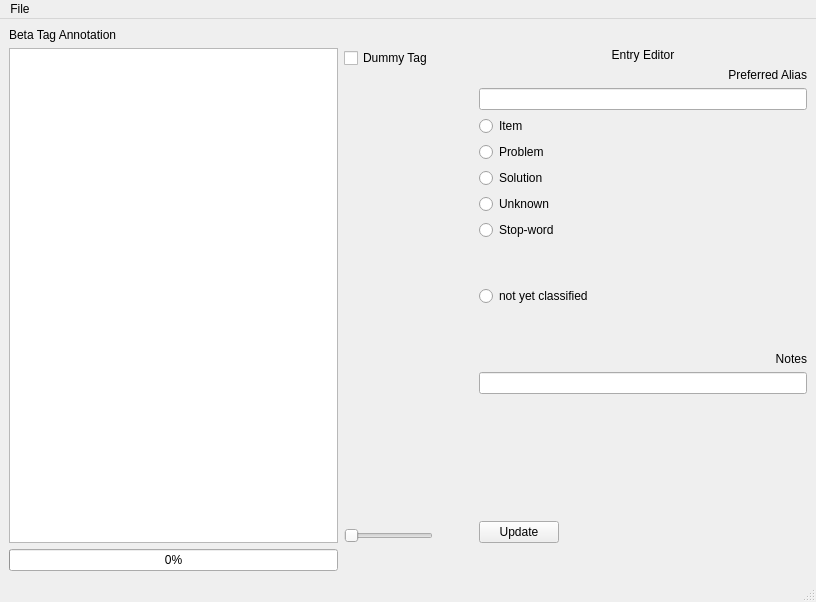
<?xml version="1.0" encoding="UTF-8"?>
<ui version="4.0">
 <class>MainWindow</class>
 <widget class="QMainWindow" name="MainWindow">
  <property name="geometry">
   <rect>
    <x>0</x>
    <y>0</y>
    <width>816</width>
    <height>602</height>
   </rect>
  </property>
  <property name="windowTitle">
   <string>Tag Annotator v0.0.1</string>
  </property>
  <property name="layoutDirection">
   <enum>Qt::LeftToRight</enum>
  </property>
  <widget class="QWidget" name="centralwidget">
   <layout class="QGridLayout" name="gridLayout">
    <item row="1" column="3">
     <layout class="QVBoxLayout" name="verticalLayout">
      <item>
       <widget class="QCheckBox" name="placeHolderCheckbox">
        <property name="text">
         <string>Dummy Tag</string>
        </property>
       </widget>
      </item>
      <item>
       <spacer name="verticalSpacer_2">
        <property name="orientation">
         <enum>Qt::Vertical</enum>
        </property>
        <property name="sizeType">
         <enum>QSizePolicy::Expanding</enum>
        </property>
        <property name="sizeHint" stdset="0">
         <size>
          <width>20</width>
          <height>40</height>
         </size>
        </property>
       </spacer>
      </item>
      <item>
       <widget class="QSlider" name="simthresSlider">
        <property name="sizePolicy">
         <sizepolicy hsizetype="Minimum" vsizetype="Fixed">
          <horstretch>0</horstretch>
          <verstretch>0</verstretch>
         </sizepolicy>
        </property>
        <property name="orientation">
         <enum>Qt::Horizontal</enum>
        </property>
       </widget>
      </item>
     </layout>
    </item>
    <item row="1" column="2">
     <widget class="QTableWidget" name="vocabTableWidget">
      <property name="sizePolicy">
       <sizepolicy hsizetype="Expanding" vsizetype="Expanding">
        <horstretch>0</horstretch>
        <verstretch>0</verstretch>
       </sizepolicy>
      </property>
      <property name="maximumSize">
       <size>
        <width>16777215</width>
        <height>16777215</height>
       </size>
      </property>
      <property name="editTriggers">
       <set>QAbstractItemView::EditKeyPressed</set>
      </property>
      <property name="tabKeyNavigation">
       <bool>false</bool>
      </property>
      <property name="dragDropOverwriteMode">
       <bool>false</bool>
      </property>
      <property name="selectionMode">
       <enum>QAbstractItemView::SingleSelection</enum>
      </property>
      <property name="selectionBehavior">
       <enum>QAbstractItemView::SelectRows</enum>
      </property>
     </widget>
    </item>
    <item row="0" column="2">
     <widget class="QLabel" name="headLabel">
      <property name="sizePolicy">
       <sizepolicy hsizetype="Expanding" vsizetype="Preferred">
        <horstretch>0</horstretch>
        <verstretch>0</verstretch>
       </sizepolicy>
      </property>
      <property name="text">
       <string>Beta Tag Annotation</string>
      </property>
     </widget>
    </item>
    <item row="1" column="5">
     <layout class="QVBoxLayout" name="verticalLayout_2">
      <item>
       <widget class="QLabel" name="label_2">
        <property name="text">
         <string>Entry Editor</string>
        </property>
        <property name="alignment">
         <set>Qt::AlignCenter</set>
        </property>
       </widget>
      </item>
      <item>
       <widget class="QLabel" name="aliasLabel">
        <property name="sizePolicy">
         <sizepolicy hsizetype="Minimum" vsizetype="Preferred">
          <horstretch>0</horstretch>
          <verstretch>0</verstretch>
         </sizepolicy>
        </property>
        <property name="text">
         <string>Preferred Alias</string>
        </property>
        <property name="alignment">
         <set>Qt::AlignRight|Qt::AlignTrailing|Qt::AlignVCenter</set>
        </property>
       </widget>
      </item>
      <item>
       <widget class="QLineEdit" name="aliasEdit">
        <property name="sizePolicy">
         <sizepolicy hsizetype="Minimum" vsizetype="Fixed">
          <horstretch>0</horstretch>
          <verstretch>0</verstretch>
         </sizepolicy>
        </property>
        <property name="clearButtonEnabled">
         <bool>false</bool>
        </property>
       </widget>
      </item>
      <item>
       <widget class="QRadioButton" name="itemButton">
        <property name="sizePolicy">
         <sizepolicy hsizetype="Minimum" vsizetype="Fixed">
          <horstretch>0</horstretch>
          <verstretch>0</verstretch>
         </sizepolicy>
        </property>
        <property name="text">
         <string>Item</string>
        </property>
        <property name="shortcut">
         <string>Alt+I</string>
        </property>
        <attribute name="buttonGroup">
         <string notr="true">clfButtonGroup</string>
        </attribute>
       </widget>
      </item>
      <item>
       <widget class="QRadioButton" name="probButton">
        <property name="sizePolicy">
         <sizepolicy hsizetype="Minimum" vsizetype="Fixed">
          <horstretch>0</horstretch>
          <verstretch>0</verstretch>
         </sizepolicy>
        </property>
        <property name="text">
         <string>Problem</string>
        </property>
        <property name="shortcut">
         <string>Alt+P</string>
        </property>
        <attribute name="buttonGroup">
         <string notr="true">clfButtonGroup</string>
        </attribute>
       </widget>
      </item>
      <item>
       <widget class="QRadioButton" name="sltnButton">
        <property name="sizePolicy">
         <sizepolicy hsizetype="Minimum" vsizetype="Fixed">
          <horstretch>0</horstretch>
          <verstretch>0</verstretch>
         </sizepolicy>
        </property>
        <property name="text">
         <string>Solution</string>
        </property>
        <property name="shortcut">
         <string>Alt+S</string>
        </property>
        <attribute name="buttonGroup">
         <string notr="true">clfButtonGroup</string>
        </attribute>
       </widget>
      </item>
      <item>
       <widget class="QRadioButton" name="unknButton">
        <property name="sizePolicy">
         <sizepolicy hsizetype="Minimum" vsizetype="Fixed">
          <horstretch>0</horstretch>
          <verstretch>0</verstretch>
         </sizepolicy>
        </property>
        <property name="text">
         <string>Unknown</string>
        </property>
        <property name="shortcut">
         <string>Alt+U</string>
        </property>
        <attribute name="buttonGroup">
         <string notr="true">clfButtonGroup</string>
        </attribute>
       </widget>
      </item>
      <item>
       <widget class="QRadioButton" name="stpwButton">
        <property name="sizePolicy">
         <sizepolicy hsizetype="Minimum" vsizetype="Fixed">
          <horstretch>0</horstretch>
          <verstretch>0</verstretch>
         </sizepolicy>
        </property>
        <property name="text">
         <string>Stop-word</string>
        </property>
        <property name="shortcut">
         <string>Alt+X</string>
        </property>
        <attribute name="buttonGroup">
         <string notr="true">clfButtonGroup</string>
        </attribute>
       </widget>
      </item>
      <item>
       <spacer name="verticalSpacer_3">
        <property name="orientation">
         <enum>Qt::Vertical</enum>
        </property>
        <property name="sizeType">
         <enum>QSizePolicy::Minimum</enum>
        </property>
        <property name="sizeHint" stdset="0">
         <size>
          <width>20</width>
          <height>40</height>
         </size>
        </property>
       </spacer>
      </item>
      <item>
       <widget class="QRadioButton" name="unsetButton">
        <property name="text">
         <string>not yet classified</string>
        </property>
        <property name="shortcut">
         <string>Alt+Shift+X</string>
        </property>
        <attribute name="buttonGroup">
         <string notr="true">clfButtonGroup</string>
        </attribute>
       </widget>
      </item>
      <item>
       <spacer name="verticalSpacer_4">
        <property name="orientation">
         <enum>Qt::Vertical</enum>
        </property>
        <property name="sizeType">
         <enum>QSizePolicy::Minimum</enum>
        </property>
        <property name="sizeHint" stdset="0">
         <size>
          <width>20</width>
          <height>40</height>
         </size>
        </property>
       </spacer>
      </item>
      <item>
       <widget class="QLabel" name="label">
        <property name="sizePolicy">
         <sizepolicy hsizetype="Minimum" vsizetype="Preferred">
          <horstretch>0</horstretch>
          <verstretch>0</verstretch>
         </sizepolicy>
        </property>
        <property name="text">
         <string>Notes</string>
        </property>
        <property name="alignment">
         <set>Qt::AlignRight|Qt::AlignTrailing|Qt::AlignVCenter</set>
        </property>
       </widget>
      </item>
      <item>
       <widget class="QLineEdit" name="notesTextEdit"/>
      </item>
      <item>
       <spacer name="verticalSpacer">
        <property name="orientation">
         <enum>Qt::Vertical</enum>
        </property>
        <property name="sizeHint" stdset="0">
         <size>
          <width>20</width>
          <height>40</height>
         </size>
        </property>
       </spacer>
      </item>
      <item>
       <widget class="QPushButton" name="updateButton">
        <property name="sizePolicy">
         <sizepolicy hsizetype="Fixed" vsizetype="Fixed">
          <horstretch>0</horstretch>
          <verstretch>0</verstretch>
         </sizepolicy>
        </property>
        <property name="layoutDirection">
         <enum>Qt::LeftToRight</enum>
        </property>
        <property name="text">
         <string>Update</string>
        </property>
        <property name="shortcut">
         <string>Return</string>
        </property>
       </widget>
      </item>
     </layout>
    </item>
    <item row="3" column="2">
     <widget class="QProgressBar" name="progressBar">
      <property name="value">
       <number>0</number>
      </property>
     </widget>
    </item>
    <item row="1" column="4">
     <spacer name="horizontalSpacer">
      <property name="orientation">
       <enum>Qt::Horizontal</enum>
      </property>
      <property name="sizeType">
       <enum>QSizePolicy::Preferred</enum>
      </property>
      <property name="sizeHint" stdset="0">
       <size>
        <width>40</width>
        <height>20</height>
       </size>
      </property>
     </spacer>
    </item>
   </layout>
  </widget>
  <widget class="QMenuBar" name="menubar">
   <property name="geometry">
    <rect>
     <x>0</x>
     <y>0</y>
     <width>816</width>
     <height>25</height>
    </rect>
   </property>
   <widget class="QMenu" name="menuFile">
    <property name="title">
     <string>File</string>
    </property>
    <addaction name="actionOpen"/>
    <addaction name="actionSave"/>
    <addaction name="separator"/>
    <addaction name="actionExit"/>
   </widget>
   <addaction name="menuFile"/>
  </widget>
  <widget class="QStatusBar" name="statusbar"/>
  <action name="actionOpen">
   <property name="text">
    <string>Open</string>
   </property>
  </action>
  <action name="actionSave">
   <property name="text">
    <string>Save</string>
   </property>
  </action>
  <action name="actionExit">
   <property name="text">
    <string>Exit</string>
   </property>
  </action>
 </widget>
 <resources/>
 <connections/>
 <buttongroups>
  <buttongroup name="clfButtonGroup"/>
 </buttongroups>
</ui>
